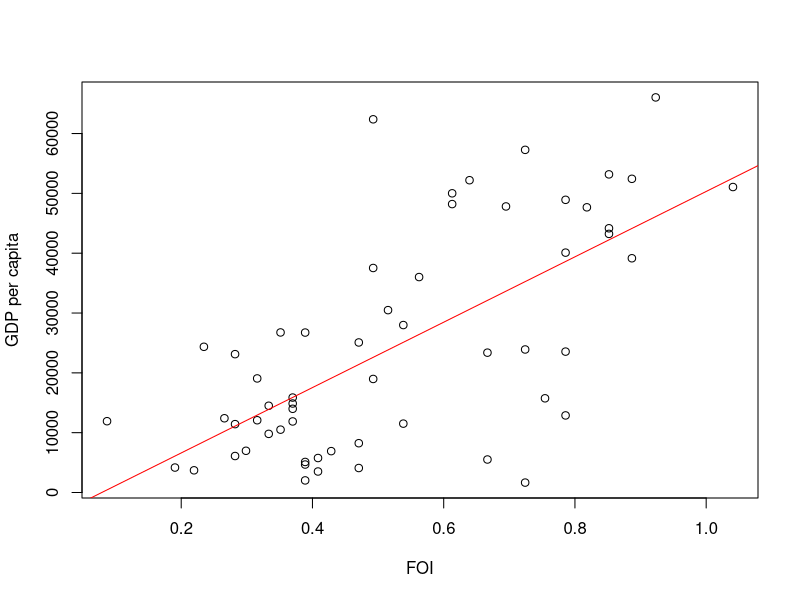
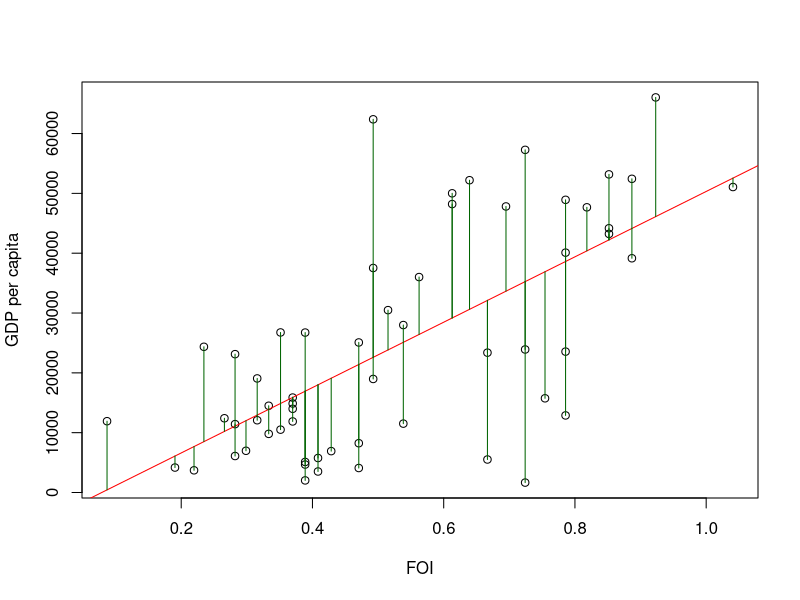
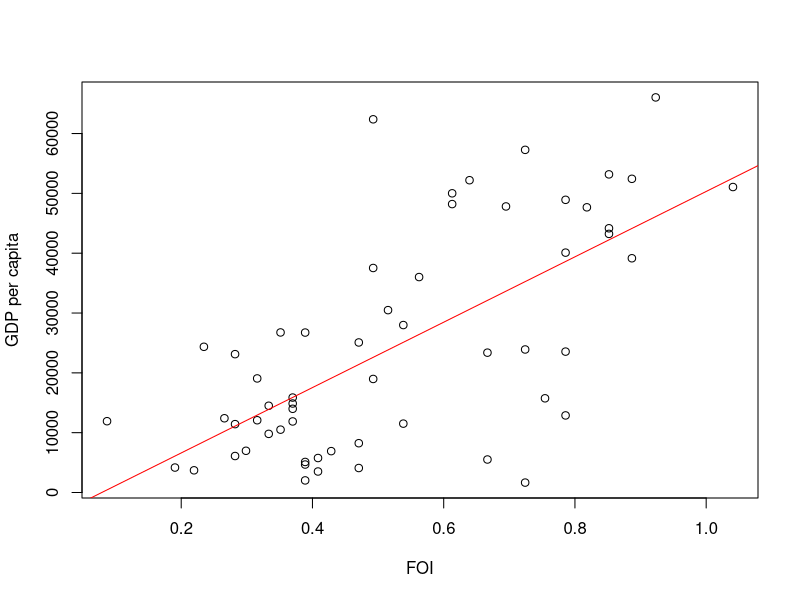
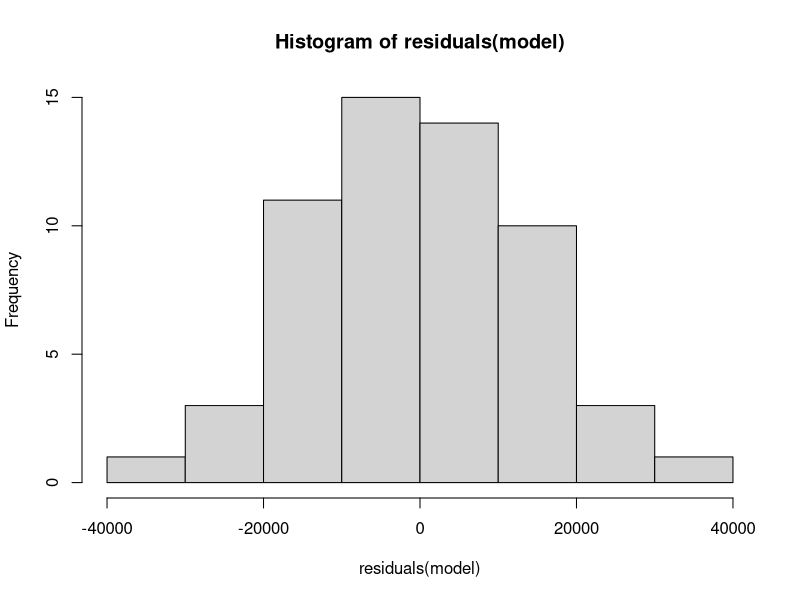
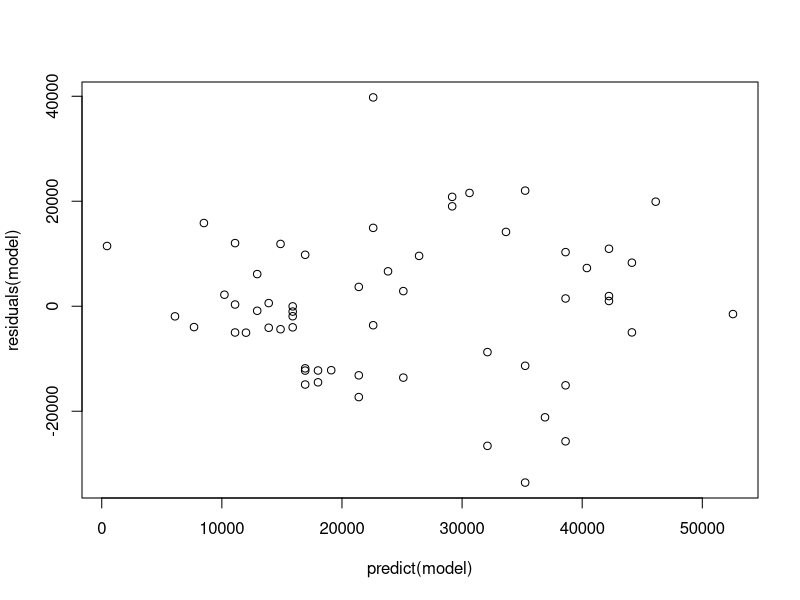

Here is the R script that generated these plots, in order:
## ---- chunk 1
library(dplyr)
df <- read.csv("FOI.csv")
df$GDP <- df$NY.GDP.PCAP.PP.KD
df %>% filter(SP.POP.TOTL*IT.NET.USER.ZS/100 > 5000000) -> df
model <- lm(GDP~FOI, df)

plot(df$FOI, df$GDP, xlab="FOI", ylab="GDP per capita")
abline(model$coefficients[1], model$coefficients[2], col="red")
## ---- chunk 2
library(dplyr)
plot(df$FOI, df$GDP, xlab="FOI", ylab="GDP per capita")
abline(model$coefficients[1], model$coefficients[2], col="red")
segments(df$FOI,model$fitted.values, df$FOI,df$GDP, col="darkgreen")
## ---- chunk 3
model <- lm(GDP~FOI, df)
print(model)
## ---- chunk 4
model$coefficients
## ---- chunk 5
plot(df$FOI, df$GDP, xlab="FOI", ylab="GDP per capita")
abline(model$coefficients[1], model$coefficients[2], col="red")
## ---- chunk 6
head(residuals(model))
## ---- chunk 7
head(predict(model))
## ---- chunk 8
var(df$GDP)
var(residuals(model))
1-var(residuals(model))/var(df$GDP)
## ---- chunk 9
summary(model)

summary(model)$r.squared
## ---- chunk 10
summary(model)$r.squared
cor(df$GDP, predict(model))^2
## ---- chunk 11
model2 <- lm(GDP~FOI+IT.NET.USER.ZS, df)
## ---- chunk 12
summary(model2)
## ---- chunk 13
mean(residuals(model))
## ---- chunk 14
hist(residuals(model))
## ---- chunk 15
cor(residuals(model), predict(model))
## ---- chunk 16
plot(predict(model), residuals(model))
